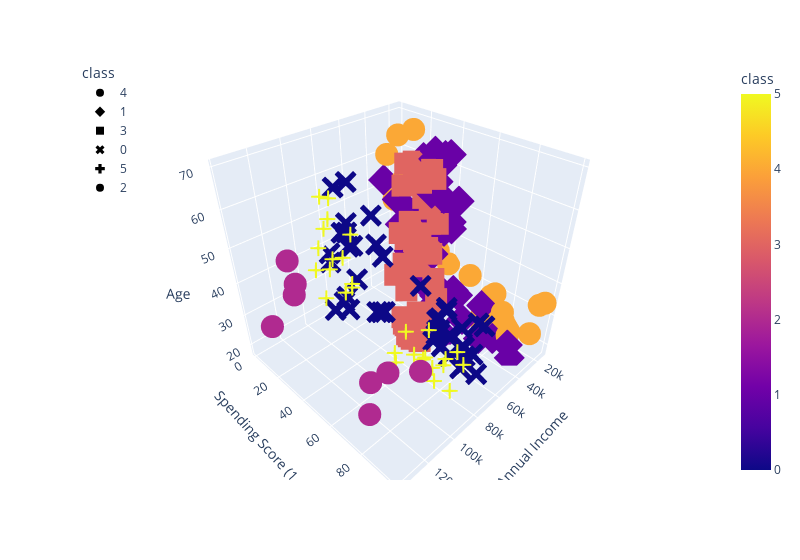

Notebook source saved alongside this figure:
### Code cell
test_cluster_amount(df_shopping, 6)

### Figure 1 — Plotly figure (JSON) as saved in the notebook; plotly's stock layout.template omitted (floating-point values rounded to 4 significant figures)
{"data": [{"hovertemplate": "class=%{marker.color}<br>Annual Income=%{x}<br>Spending Score (1-100)=%{y}<br>Age=%{z}<extra></extra>", "legendgroup": "4", "marker": {"color": [4, 4, 4, 4, 4, 4, 4, 4, 4, 4, 4, 4, 4, 4, 4, 4, 4, 4, 4, 4, 4, 4, 4, 4, 4, 4, 4, 4, 4, 4, 4, 4], "coloraxis": "coloraxis", "symbol": "circle"}, "mode": "markers", "name": "4", "scene": "scene", "showlegend": true, "type": "scatter3d", "x": [15000, 15000, 16000, 16000, 17000, 17000, 18000, 18000, 19000, 19000, 19000, 19000, 20000, 20000, 20000, 20000, 21000, 21000, 23000, 23000, 24000, 24000, 25000, 25000, 28000, 28000, 28000, 28000, 29000, 29000, 30000, 30000], "y": [39, 81, 6, 77, 40, 76, 6, 94, 3, 72, 14, 99, 15, 77, 13, 79, 35, 66, 29, 98, 35, 73, 5, 73, 14, 82, 32, 61, 31, 87, 4, 73], "z": [19, 21, 20, 23, 31, 22, 35, 23, 64, 30, 67, 35, 58, 24, 37, 22, 35, 20, 52, 35, 35, 25, 46, 31, 54, 29, 45, 35, 40, 23, 60, 21]}, {"hovertemplate": "class=%{marker.color}<br>Annual Income=%{x}<br>Spending Score (1-100)=%{y}<br>Age=%{z}<extra></extra>", "legendgroup": "1", "marker": {"color": [1, 1, 1, 1, 1, 1, 1, 1, 1, 1, 1, 1, 1, 1, 1, 1, 1, 1, 1, 1, 1, 1, 1, 1, 1, 1, 1, 1, 1, 1, 1, 1, 1, 1, 1, 1, 1, 1, 1, 1, 1, 1], "coloraxis": "coloraxis", "symbol": "diamond"}, "mode": "markers", "name": "1", "scene": "scene", "showlegend": true, "type": "scatter3d", "x": [33000, 33000, 33000, 33000, 34000, 34000, 37000, 37000, 38000, 38000, 39000, 39000, 39000, 39000, 40000, 40000, 40000, 40000, 42000, 42000, 43000, 43000, 43000, 43000, 44000, 44000, 46000, 46000, 46000, 46000, 47000, 47000, 48000, 48000, 48000, 48000, 48000, 48000, 49000, 49000, 50000, 50000], "y": [4, 92, 14, 81, 17, 73, 26, 75, 35, 92, 36, 61, 28, 65, 55, 47, 42, 42, 52, 60, 54, 60, 45, 41, 50, 46, 51, 46, 56, 55, 52, 59, 51, 59, 50, 48, 59, 47, 55, 42, 49, 56], "z": [53, 18, 49, 21, 42, 30, 36, 20, 65, 24, 48, 31, 49, 24, 50, 27, 29, 31, 49, 33, 31, 59, 50, 47, 51, 69, 27, 53, 70, 19, 67, 54, 63, 18, 43, 68, 19, 32, 70, 47, 60, 60]}, {"hovertemplate": "class=%{marker.color}<br>Annual Income=%{x}<br>Spending Score (1-100)=%{y}<br>Age=%{z}<extra></extra>", "legendgroup": "3", "marker": {"color": [3, 3, 3, 3, 3, 3, 3, 3, 3, 3, 3, 3, 3, 3, 3, 3, 3, 3, 3, 3, 3, 3, 3, 3, 3, 3, 3, 3, 3, 3, 3, 3, 3, 3, 3, 3, 3, 3, 3, 3, 3, 3, 3, 3, 3, 3, 3, 3], "coloraxis": "coloraxis", "symbol": "square"}, "mode": "markers", "name": "3", "scene": "scene", "showlegend": true, "type": "scatter3d", "x": [54000, 54000, 54000, 54000, 54000, 54000, 54000, 54000, 54000, 54000, 54000, 54000, 57000, 57000, 58000, 58000, 59000, 59000, 60000, 60000, 60000, 60000, 60000, 60000, 61000, 61000, 62000, 62000, 62000, 62000, 62000, 62000, 63000, 63000, 63000, 63000, 63000, 63000, 64000, 64000, 65000, 65000, 65000, 65000, 67000, 67000, 67000, 67000], "y": [47, 54, 53, 48, 52, 42, 51, 55, 41, 44, 57, 46, 58, 55, 60, 46, 55, 41, 49, 40, 42, 52, 47, 50, 42, 49, 41, 48, 59, 55, 56, 42, 50, 46, 43, 48, 52, 54, 42, 46, 48, 50, 43, 59, 43, 57, 56, 40], "z": [59, 26, 45, 40, 23, 49, 57, 38, 67, 46, 21, 48, 55, 22, 34, 50, 68, 18, 48, 40, 32, 24, 47, 27, 48, 20, 23, 49, 67, 26, 49, 21, 66, 54, 68, 66, 65, 19, 38, 19, 18, 19, 63, 49, 51, 50, 27, 38]}, {"hovertemplate": "class=%{marker.color}<br>Annual Income=%{x}<br>Spending Score (1-100)=%{y}<br>Age=%{z}<extra></extra>", "legendgroup": "0", "marker": {"color": [0, 0, 0, 0, 0, 0, 0, 0, 0, 0, 0, 0, 0, 0, 0, 0, 0, 0, 0, 0, 0, 0, 0, 0, 0, 0, 0, 0, 0, 0, 0, 0, 0, 0, 0, 0, 0, 0, 0, 0, 0, 0], "coloraxis": "coloraxis", "symbol": "x"}, "mode": "markers", "name": "0", "scene": "scene", "showlegend": true, "type": "scatter3d", "x": [69000, 69000, 70000, 70000, 71000, 71000, 71000, 71000, 71000, 71000, 72000, 72000, 73000, 73000, 73000, 73000, 74000, 74000, 75000, 75000, 76000, 76000, 77000, 77000, 77000, 77000, 78000, 78000, 78000, 78000, 78000, 78000, 78000, 78000, 78000, 78000, 78000, 78000, 79000, 79000, 81000, 81000], "y": [58, 91, 29, 77, 35, 95, 11, 75, 9, 75, 34, 71, 5, 88, 7, 73, 10, 72, 5, 93, 40, 87, 12, 97, 36, 74, 22, 90, 17, 88, 20, 76, 16, 89, 1, 78, 1, 73, 35, 83, 5, 93], "z": [40, 39, 23, 31, 43, 40, 59, 38, 47, 39, 25, 31, 20, 29, 44, 32, 19, 35, 57, 32, 28, 32, 25, 28, 48, 32, 34, 34, 43, 39, 44, 38, 47, 27, 37, 30, 34, 30, 56, 29, 19, 31]}, {"hovertemplate": "class=%{marker.color}<br>Annual Income=%{x}<br>Spending Score (1-100)=%{y}<br>Age=%{z}<extra></extra>", "legendgroup": "5", "marker": {"color": [5, 5, 5, 5, 5, 5, 5, 5, 5, 5, 5, 5, 5, 5, 5, 5, 5, 5, 5, 5, 5, 5, 5, 5, 5, 5, 5, 5], "coloraxis": "coloraxis", "symbol": "cross"}, "mode": "markers", "name": "5", "scene": "scene", "showlegend": true, "type": "scatter3d", "x": [85000, 85000, 86000, 86000, 87000, 87000, 87000, 87000, 87000, 87000, 88000, 88000, 88000, 88000, 93000, 93000, 97000, 97000, 98000, 98000, 99000, 99000, 101000, 101000, 103000, 103000, 103000, 103000], "y": [26, 75, 20, 95, 27, 63, 13, 75, 10, 92, 13, 86, 15, 69, 14, 90, 32, 86, 15, 88, 39, 97, 24, 68, 17, 85, 23, 69], "z": [50, 36, 42, 33, 36, 32, 40, 28, 36, 36, 52, 30, 58, 27, 59, 35, 37, 32, 46, 29, 41, 30, 54, 28, 41, 36, 34, 32]}, {"hovertemplate": "class=%{marker.color}<br>Annual Income=%{x}<br>Spending Score (1-100)=%{y}<br>Age=%{z}<extra></extra>", "legendgroup": "2", "marker": {"color": [2, 2, 2, 2, 2, 2, 2, 2], "coloraxis": "coloraxis", "symbol": "circle"}, "mode": "markers", "name": "2", "scene": "scene", "showlegend": true, "type": "scatter3d", "x": [113000, 113000, 120000, 120000, 126000, 126000, 137000, 137000], "y": [8, 91, 16, 79, 28, 74, 18, 83], "z": [33, 38, 47, 35, 45, 32, 32, 30]}], "layout": {"coloraxis": {"colorbar": {"title": {"text": "class"}}, "colorscale": [[0, "#0d0887"], [0.1111, "#46039f"], [0.2222, "#7201a8"], [0.3333, "#9c179e"], [0.4444, "#bd3786"], [0.5556, "#d8576b"], [0.6667, "#ed7953"], [0.7778, "#fb9f3a"], [0.8889, "#fdca26"], [1, "#f0f921"]]}, "legend": {"title": {"text": "class"}, "tracegroupgap": 0, "x": 0, "y": 1}, "margin": {"t": 60}, "scene": {"domain": {"x": [0, 1], "y": [0, 1]}, "xaxis": {"title": {"text": "Annual Income"}}, "yaxis": {"title": {"text": "Spending Score (1-100)"}}, "zaxis": {"title": {"text": "Age"}}}, "width": 800}}
